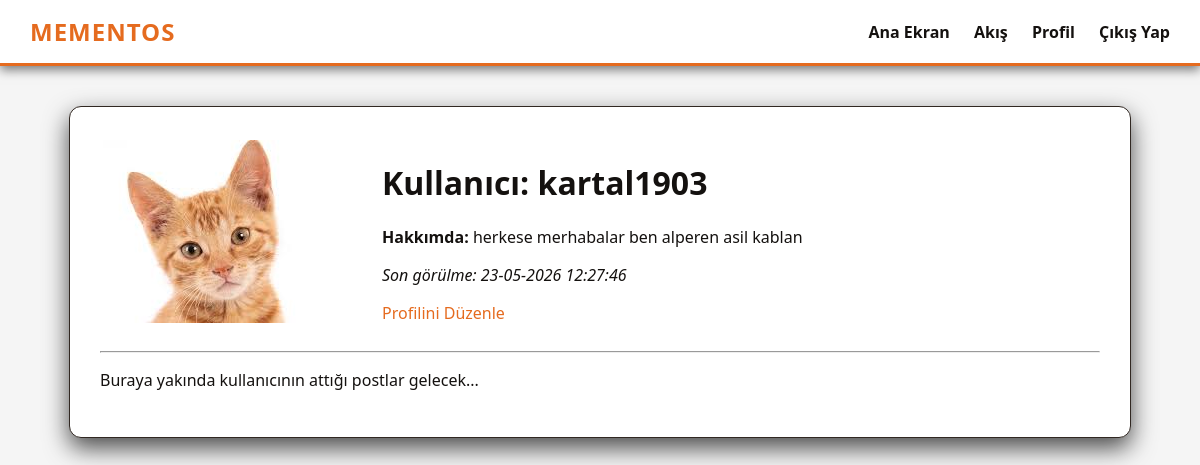
/user/kartal1903 (signed in), run on an earlier commit of the app's database.
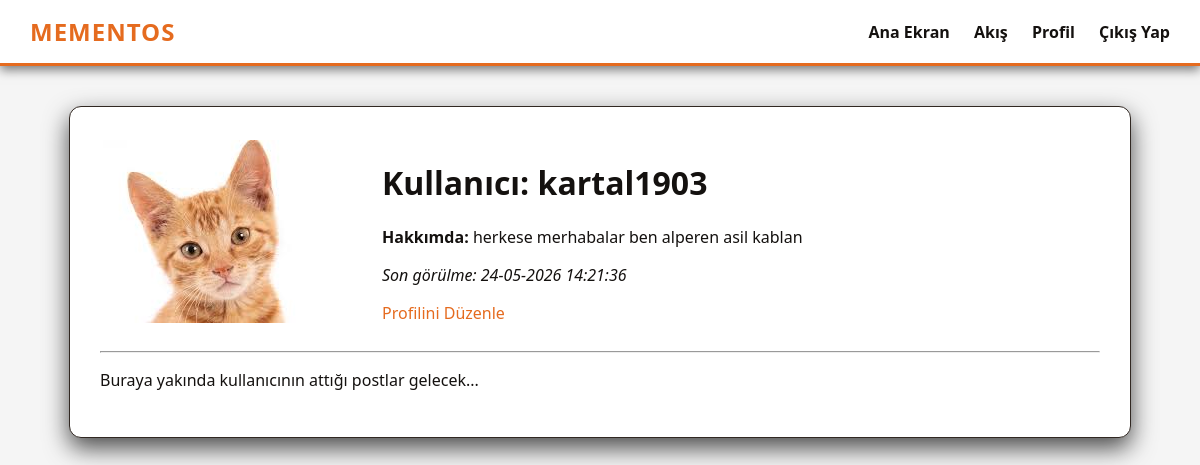
And on a later commit of the database.
### app/models.py (models this page shows, shortened)
class User(UserMixin, db.Model):
    id: so.Mapped[int] = so.mapped_column(primary_key=True)
    username: so.Mapped[str] = so.mapped_column(sa.String(64), index=True, unique=True)
    email: so.Mapped[str] = so.mapped_column(sa.String(120), index=True, unique=True)
    password_hash: so.Mapped[Optional[str]] = so.mapped_column(sa.String(256))
    about_me: so.Mapped[Optional[str]] = so.mapped_column(sa.String(140))
    last_seen: so.Mapped[Optional[datetime]] = so.mapped_column(default=lambda: datetime.now(timezone.utc))
    profile_pic: so.Mapped[Optional[str]] = so.mapped_column(sa.String(120))
    posts: so.WriteOnlyMapped['Post'] = so.relationship(back_populates='author', cascade='all, delete-orphan')
    comments: so.WriteOnlyMapped['Comment'] = so.relationship(back_populates='author', cascade='all, delete-orphan')
    likes: so.WriteOnlyMapped['Like'] = so.relationship(back_populates='author', cascade='all, delete-orphan')
    followed: so.WriteOnlyMapped['User'] = so.relationship(
        secondary=followers,
        primaryjoin=(followers.c.follower_id == id),
        secondaryjoin=(followers.c.followed_id == id),
        back_populates='followers'
    )
    followers: so.WriteOnlyMapped['User'] = so.relationship(
        secondary=followers,
        primaryjoin=(followers.c.followed_id == id),
        secondaryjoin=(followers.c.follower_id == id),
        back_populates='followed'
    )
    def avatar(self, size):
        if self.profile_pic:
            return f'/static/profile_pics/{self.profile_pic}'
        return f'https://ui-avatars.com/api/?name={self.username}&background=E56B1F&color=fff&size={size}'

### app/main/routes.py (the view)
@bp.route('/user/<username>')
@login_required
def user(username):
    user = db.first_or_404(db.select(User).filter_by(username=username))
    return render_template('user.html', user=user)

### app/main/routes.py (called while the page is built)
@bp.before_request
def before_request():
    if current_user.is_authenticated:
        current_user.last_seen = datetime.now(timezone.utc)
        db.session.commit()

### app/models.py (called while the page is built)
@login.user_loader
def load_user(id):
    return db.session.get(User, int(id))

### app/templates/user.html
{% extends "base.html" %}
{% block content %}
    <table>
        <tr valign="top">
            <td><img src="{{ user.avatar(128) }}"></td>
            <td>
                <h1>Kullanıcı: {{ user.username }}</h1>
                {% if user.about_me %}<p><b>Hakkımda:</b> {{ user.about_me }}</p>{% endif %}
                {% if user.last_seen %}<p><i>Son görülme: {{ user.last_seen.strftime('%d-%m-%Y %H:%M:%S') }}</i></p>{% endif %}
                {% if user == current_user %}
                <p><a href="{{ url_for('main.edit_profile') }}">Profilini Düzenle</a></p>
                {% endif %}
            </td>
        </tr>
    </table>
    <hr>
    <p>Buraya yakında kullanıcının attığı postlar gelecek...</p>
{% endblock %}

### app/templates/base.html (shortened to what this page needs)
<!DOCTYPE html>
<html lang="tr">
<head>
    <link rel="stylesheet" href="{{ url_for('static', filename='css/style.css') }}">
</head>
<body>
    <nav class="navbar">
        <a class="navbar-brand" href="{{ url_for('main.index') }}">MementOS</a>
        <div class="navbar-links">
            <a href="{{ url_for('main.index') }}">Ana Ekran</a>
            {% if current_user.is_anonymous %}
                <a href="{{ url_for('auth.login') }}">Giriş Yap</a>
                <a href="{{ url_for('auth.register') }}">Kayıt Ol</a>
            {% else %}
                <a href="{{ url_for('main.feed') }}">Akış</a>
                <a href="{{ url_for('main.user', username=current_user.username) }}">Profil</a>
                <a href="{{ url_for('auth.logout') }}">Çıkış Yap</a>
            {% endif %}
        </div>
    </nav>
    <div class="container">
        {% block content %}{% endblock %}
    </div>
</body>
</html>

### app/static/css/style.css (style rules this page uses)
:root { --bg-dark: #F5F5F5; --box-bg: #FFFFFF; --text-main: #14110F; --accent-orange: #E56B1F; --accent-brown: #D49A73; --input-bg: #EEEEEE; --window-header: #E0E0E0; --window-header-text: #333; --masonry-bg: rgba(255, 255, 255, 0.85); }
body { background-color: var(--bg-dark); color: var(--text-main); font-family: 'Segoe UI', Tahoma, Geneva, Verdana, sans-serif; margin: 0; padding: 0; }
.navbar { background-color: var(--box-bg); padding: 15px 30px; display: flex; justify-content: space-between; align-items: center; border-bottom: 3px solid var(--accent-orange); box-shadow: 0 4px 10px rgba(0,0,0,0.5); }
.navbar-brand { font-size: 1.5em; font-weight: 900; color: var(--accent-orange); text-decoration: none; letter-spacing: 1px; text-transform: uppercase; }
.navbar-links a { color: var(--text-main); text-decoration: none; margin-left: 20px; font-weight: bold; transition: color 0.3s ease; }
.container { max-width: 1000px; margin: 40px auto; padding: 30px; background-color: var(--box-bg); border-radius: 12px; box-shadow: 0 10px 25px rgba(0,0,0,0.7); border: 1px solid #312822; }
a { color: var(--accent-orange); text-decoration: none; }

What changed in the data, as far as the page shows it:
changed User "kartal1903": last_seen "23-05-2026 12:27:46" → "24-05-2026 14:21:36"
